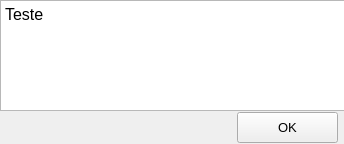
<?xml version="1.0" encoding="UTF-8"?>
<ui version="4.0">
 <class>MainWindow</class>
 <widget class="QMainWindow" name="MainWindow">
  <property name="geometry">
   <rect>
    <x>0</x>
    <y>0</y>
    <width>344</width>
    <height>144</height>
   </rect>
  </property>
  <property name="minimumSize">
   <size>
    <width>344</width>
    <height>144</height>
   </size>
  </property>
  <property name="maximumSize">
   <size>
    <width>344</width>
    <height>144</height>
   </size>
  </property>
  <property name="windowTitle">
   <string>Atenção!</string>
  </property>
  <property name="windowIcon">
   <iconset>
    <normaloff>../Imagens/carrinhodecompras.png</normaloff>../Imagens/carrinhodecompras.png</iconset>
  </property>
  <property name="iconSize">
   <size>
    <width>0</width>
    <height>0</height>
   </size>
  </property>
  <widget class="QWidget" name="centralwidget">
   <widget class="QTextBrowser" name="textBrowser">
    <property name="geometry">
     <rect>
      <x>0</x>
      <y>0</y>
      <width>345</width>
      <height>111</height>
     </rect>
    </property>
    <property name="font">
     <font>
      <family>Arial</family>
      <pointsize>12</pointsize>
     </font>
    </property>
    <property name="html">
     <string>&lt;!DOCTYPE HTML PUBLIC &quot;-//W3C//DTD HTML 4.0//EN&quot; &quot;http://www.w3.org/TR/REC-html40/strict.dtd&quot;&gt;
&lt;html&gt;&lt;head&gt;&lt;meta name=&quot;qrichtext&quot; content=&quot;1&quot; /&gt;&lt;style type=&quot;text/css&quot;&gt;
p, li { white-space: pre-wrap; }
&lt;/style&gt;&lt;/head&gt;&lt;body style=&quot; font-family:'Arial'; font-size:12pt; font-weight:400; font-style:normal;&quot;&gt;
&lt;p style=&quot; margin-top:0px; margin-bottom:0px; margin-left:0px; margin-right:0px; -qt-block-indent:0; text-indent:0px;&quot;&gt;Teste&lt;/p&gt;
&lt;p style=&quot;-qt-paragraph-type:empty; margin-top:0px; margin-bottom:0px; margin-left:0px; margin-right:0px; -qt-block-indent:0; text-indent:0px;&quot;&gt;&lt;br /&gt;&lt;/p&gt;&lt;/body&gt;&lt;/html&gt;</string>
    </property>
   </widget>
   <widget class="QPushButton" name="sairDaTelaAteno">
    <property name="geometry">
     <rect>
      <x>237</x>
      <y>112</y>
      <width>101</width>
      <height>31</height>
     </rect>
    </property>
    <property name="font">
     <font>
      <pointsize>10</pointsize>
      <weight>50</weight>
      <bold>false</bold>
     </font>
    </property>
    <property name="text">
     <string>OK</string>
    </property>
   </widget>
  </widget>
 </widget>
 <resources/>
 <connections/>
</ui>
